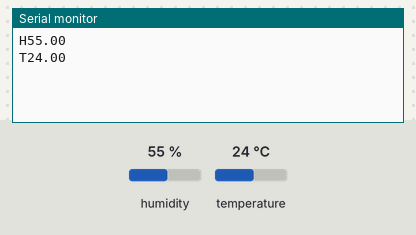
Bench run of a sketch on a simulated Arduino Uno, built with avr-gcc and run on an emulated ATmega328P. Shown: the last lines printed to the serial monitor. Wiring (inferred from the names in the program): DHT22 sensor: data pin 2. The test bench sets the inputs (shaded band); at power-on: humidity 55 %, temperature 24 °C.

Above: at 16.3 s.
16.4 s: humidity set to 22 %
At 17.7 s:
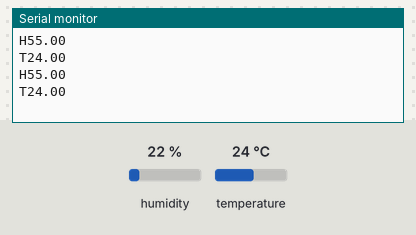
28.0 s: temperature set to 12 °C
At 30.5 s:
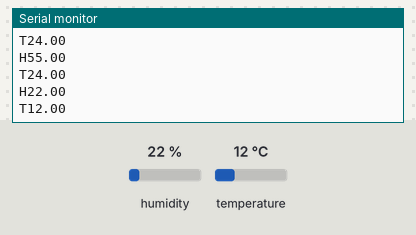
39.6 s: humidity set to 40 %
At 44.5 s:
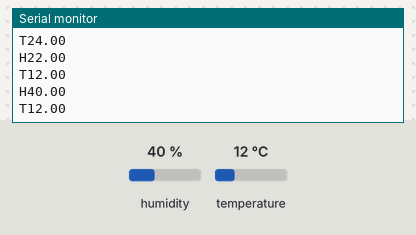
Timing chart, 0 to 46.0 s (numbered marks = the images above; inputs shaded):
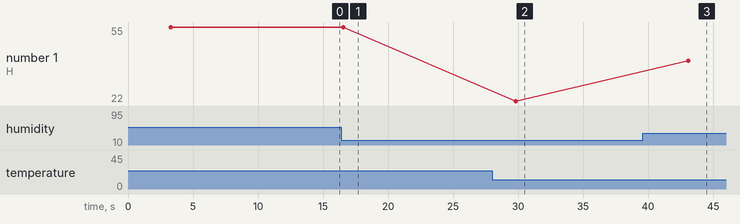

The sketch:

sketch_sep12a.ino
```cpp
// sudo chmod a+rw /dev/ttyACM0

//TZ_adjust=5.5; d=$(date+%s);t=$(echo "60*60*$TZ_adjust/1"|bc);echo T$(echo $d +$t|bc)>/dev/ttyACM0

//Libraries
#include <Adafruit_Sensor.h>
#include <DHT.h>
#include <Time.h>

#define TIME_MSG_LEN 11 //time sync to PC is HEADER and unix time_t as ten ascii digits
////#define TIME_HEADER 255 // Header tag for serial time sync message
//#define TIME_REQUEST 7 // ASCII bell character requests a time sync message

//Temperature & Humidity
#define DHTPIN 2  //define a pin for DHT-22 Humidity & Temperature Sensor
#define DHTTYPE DHT22 //define DHT type
DHT dht(DHTPIN, DHTTYPE); // Initialize DHT Sensor

int chk;
float humidity; //Stores humidity value
float temp; //Stores temperature value


void setup()
{
  Serial.begin(9600);  //Begin serial communcation
  dht.begin();        //Begin dht22 sensor read
}

void loop()
{
  // DHT22 Sensor
  delay(2000);
  //int delayHour = 1000 * 60 * 60;
  //Read data and store it to variables humidity and temp
  humidity = dht.readHumidity();
  temp = dht.readTemperature();
  //Check if read failed
  if (isnan(humidity) || isnan(temp)) {
    Serial.println("Error, sensor read failure");
  }
  else {
    delay(1000); //
    //Print temp and humidity values to serial monitor
    Serial.print("H");
    Serial.println(humidity);
    Serial.print("T");
    Serial.println(temp);
  }
  delay(10000);
  //delay(60000);
  //delay(delayHour); //Delay 1 Hour.
}
```

Measured:
- after the input at 28.0 s, the serial monitor: prints a new line after 1.8 s (image 2)
- after the input at 39.6 s, the serial monitor: prints a new line after 3.5 s (image 3)
- plotted number 1: 22 → 40 after the input at 39.6 s
